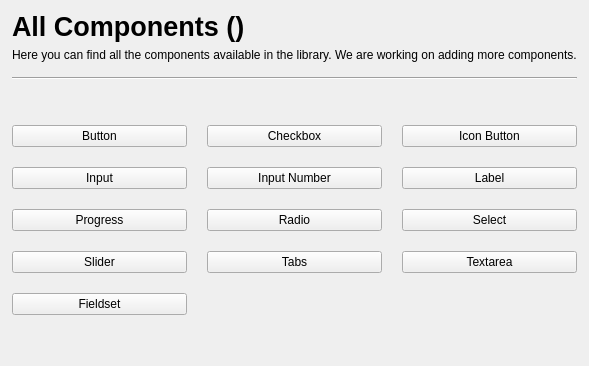
        <widget class="QWidget" name="overview_page">
         <layout class="QVBoxLayout" name="verticalLayout_7">
          <property name="leftMargin">
           <number>12</number>
          </property>
          <property name="rightMargin">
           <number>12</number>
          </property>
          <item>
           <layout class="QVBoxLayout" name="verticalLayout_15">
            <property name="bottomMargin">
             <number>9</number>
            </property>
            <item>
             <widget class="QLabel" name="total_components">
              <property name="styleSheet">
               <string notr="true">font-size: 20pt;
font-weight: 600;</string>
              </property>
              <property name="text">
               <string>All Components ()</string>
              </property>
             </widget>
            </item>
            <item>
             <widget class="QLabel" name="label_4">
              <property name="text">
               <string>Here you can find all the components available in the library. We are working on adding more components.</string>
              </property>
             </widget>
            </item>
           </layout>
          </item>
          <item>
           <widget class="Line" name="line">
            <property name="minimumSize">
             <size>
              <width>0</width>
              <height>2</height>
             </size>
            </property>
            <property name="maximumSize">
             <size>
              <width>16777215</width>
              <height>2</height>
             </size>
            </property>
            <property name="orientation">
             <enum>Qt::Orientation::Horizontal</enum>
            </property>
           </widget>
          </item>
          <item>
           <spacer name="verticalSpacer_28">
            <property name="orientation">
             <enum>Qt::Orientation::Vertical</enum>
            </property>
            <property name="sizeType">
             <enum>QSizePolicy::Policy::Minimum</enum>
            </property>
            <property name="sizeHint" stdset="0">
             <size>
              <width>20</width>
              <height>40</height>
             </size>
            </property>
           </spacer>
          </item>
          <item>
           <layout class="QGridLayout" name="gridLayout_2">
            <property name="spacing">
             <number>20</number>
            </property>
            <item row="0" column="0">
             <widget class="QPushButton" name="button_view">
              <property name="cursor">
               <cursorShape>PointingHandCursor</cursorShape>
              </property>
              <property name="text">
               <string>Button</string>
              </property>
              <property name="variant" stdset="0">
               <string>link</string>
              </property>
             </widget>
            </item>
            <item row="1" column="1">
             <widget class="QPushButton" name="input_number_view">
              <property name="cursor">
               <cursorShape>PointingHandCursor</cursorShape>
              </property>
              <property name="text">
               <string>Input Number</string>
              </property>
              <property name="variant" stdset="0">
               <string>link</string>
              </property>
             </widget>
            </item>
            <item row="0" column="2">
             <widget class="QPushButton" name="icon_button_view">
              <property name="cursor">
               <cursorShape>PointingHandCursor</cursorShape>
              </property>
              <property name="text">
               <string>Icon Button</string>
              </property>
              <property name="variant" stdset="0">
               <string>link</string>
              </property>
             </widget>
            </item>
            <item row="0" column="1">
             <widget class="QPushButton" name="checkbox_view">
              <property name="cursor">
               <cursorShape>PointingHandCursor</cursorShape>
              </property>
              <property name="text">
               <string>Checkbox</string>
              </property>
              <property name="variant" stdset="0">
               <string>link</string>
              </property>
             </widget>
            </item>
            <item row="1" column="0">
             <widget class="QPushButton" name="input_view">
              <property name="cursor">
               <cursorShape>PointingHandCursor</cursorShape>
              </property>
              <property name="text">
               <string>Input</string>
              </property>
              <property name="variant" stdset="0">
               <string>link</string>
              </property>
             </widget>
            </item>
            <item row="3" column="2">
             <widget class="QPushButton" name="textarea_view">
              <property name="cursor">
               <cursorShape>PointingHandCursor</cursorShape>
              </property>
              <property name="text">
               <string>Textarea</string>
              </property>
              <property name="variant" stdset="0">
               <string>link</string>
              </property>
             </widget>
            </item>
            <item row="3" column="0">
             <widget class="QPushButton" name="slider_view">
              <property name="cursor">
               <cursorShape>PointingHandCursor</cursorShape>
              </property>
              <property name="text">
               <string>Slider</string>
              </property>
              <property name="variant" stdset="0">
               <string>link</string>
              </property>
             </widget>
            </item>
            <item row="2" column="2">
             <widget class="QPushButton" name="select_view">
              <property name="cursor">
               <cursorShape>PointingHandCursor</cursorShape>
              </property>
              <property name="text">
               <string>Select</string>
              </property>
              <property name="variant" stdset="0">
               <string>link</string>
              </property>
             </widget>
            </item>
            <item row="2" column="1">
             <widget class="QPushButton" name="radio_view">
              <property name="cursor">
               <cursorShape>PointingHandCursor</cursorShape>
              </property>
              <property name="text">
               <string>Radio</string>
              </property>
              <property name="variant" stdset="0">
               <string>link</string>
              </property>
             </widget>
            </item>
            <item row="2" column="0">
             <widget class="QPushButton" name="progress_view">
              <property name="cursor">
               <cursorShape>PointingHandCursor</cursorShape>
              </property>
              <property name="text">
               <string>Progress</string>
              </property>
              <property name="variant" stdset="0">
               <string>link</string>
              </property>
             </widget>
            </item>
            <item row="1" column="2">
             <widget class="QPushButton" name="label_view">
              <property name="cursor">
               <cursorShape>PointingHandCursor</cursorShape>
              </property>
              <property name="text">
               <string>Label</string>
              </property>
              <property name="variant" stdset="0">
               <string>link</string>
              </property>
             </widget>
            </item>
            <item row="3" column="1">
             <widget class="QPushButton" name="tabs_view">
              <property name="cursor">
               <cursorShape>PointingHandCursor</cursorShape>
              </property>
              <property name="text">
               <string>Tabs</string>
              </property>
              <property name="variant" stdset="0">
               <string>link</string>
              </property>
             </widget>
            </item>
            <item row="4" column="0">
             <widget class="QPushButton" name="groupbox_view">
              <property name="cursor">
               <cursorShape>PointingHandCursor</cursorShape>
              </property>
              <property name="text">
               <string>Fieldset</string>
              </property>
              <property name="variant" stdset="0">
               <string>link</string>
              </property>
             </widget>
            </item>
           </layout>
          </item>
          <item>
           <spacer name="verticalSpacer_5">
            <property name="orientation">
             <enum>Qt::Orientation::Vertical</enum>
            </property>
            <property name="sizeHint" stdset="0">
             <size>
              <width>20</width>
              <height>40</height>
             </size>
            </property>
           </spacer>
          </item>
         </layout>
        </widget>
